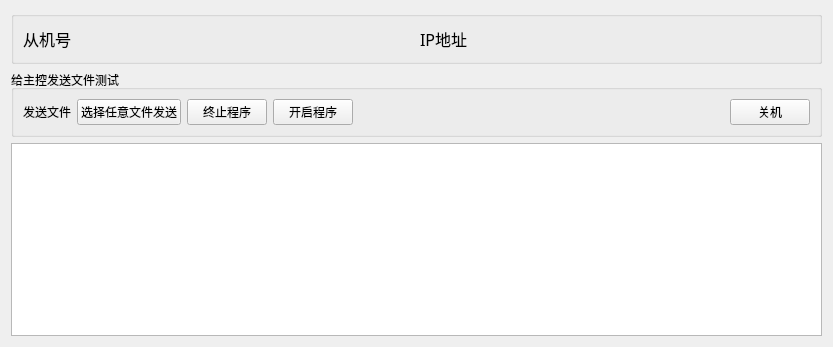
<?xml version="1.0" encoding="UTF-8"?>
<ui version="4.0">
 <class>FormMini</class>
 <widget class="QWidget" name="FormMini">
  <property name="geometry">
   <rect>
    <x>0</x>
    <y>0</y>
    <width>833</width>
    <height>347</height>
   </rect>
  </property>
  <property name="windowTitle">
   <string>铁路隧道建筑限界测量系统-从控控制小程序</string>
  </property>
  <layout class="QVBoxLayout" name="verticalLayout_3">
   <item>
    <widget class="QGroupBox" name="groupBox_4">
     <property name="title">
      <string/>
     </property>
     <layout class="QGridLayout" name="gridLayout_5">
      <item row="0" column="0">
       <widget class="QLabel" name="label_20">
        <property name="font">
         <font>
          <family>微软雅黑</family>
          <pointsize>12</pointsize>
         </font>
        </property>
        <property name="text">
         <string>从机号</string>
        </property>
       </widget>
      </item>
      <item row="0" column="1">
       <widget class="QLabel" name="slaveid">
        <property name="font">
         <font>
          <family>微软雅黑</family>
          <pointsize>14</pointsize>
          <weight>75</weight>
          <bold>true</bold>
         </font>
        </property>
        <property name="text">
         <string/>
        </property>
       </widget>
      </item>
      <item row="0" column="2">
       <widget class="QLabel" name="label_19">
        <property name="font">
         <font>
          <family>微软雅黑</family>
          <pointsize>12</pointsize>
         </font>
        </property>
        <property name="text">
         <string>IP地址</string>
        </property>
       </widget>
      </item>
      <item row="0" column="3">
       <widget class="QLabel" name="ip">
        <property name="font">
         <font>
          <family>微软雅黑</family>
          <pointsize>12</pointsize>
         </font>
        </property>
        <property name="text">
         <string/>
        </property>
       </widget>
      </item>
     </layout>
    </widget>
   </item>
   <item>
    <widget class="QGroupBox" name="groupBox_2">
     <property name="title">
      <string>给主控发送文件测试</string>
     </property>
     <layout class="QVBoxLayout" name="verticalLayout_2">
      <item>
       <layout class="QHBoxLayout" name="horizontalLayout_4">
        <item>
         <widget class="QLabel" name="label_6">
          <property name="text">
           <string>发送文件</string>
          </property>
         </widget>
        </item>
        <item>
         <widget class="QPushButton" name="sendFileButton">
          <property name="text">
           <string>选择任意文件发送</string>
          </property>
         </widget>
        </item>
        <item>
         <widget class="QPushButton" name="terminateSlaveButton">
          <property name="text">
           <string>终止程序</string>
          </property>
         </widget>
        </item>
        <item>
         <widget class="QPushButton" name="restartSlaveButton">
          <property name="text">
           <string>开启程序</string>
          </property>
         </widget>
        </item>
        <item>
         <spacer name="horizontalSpacer_6">
          <property name="orientation">
           <enum>Qt::Horizontal</enum>
          </property>
          <property name="sizeHint" stdset="0">
           <size>
            <width>40</width>
            <height>20</height>
           </size>
          </property>
         </spacer>
        </item>
        <item>
         <widget class="QPushButton" name="shutdownButton">
          <property name="text">
           <string>关机</string>
          </property>
         </widget>
        </item>
       </layout>
      </item>
     </layout>
    </widget>
   </item>
   <item>
    <widget class="QTextBrowser" name="statusArea">
     <property name="maximumSize">
      <size>
       <width>16777215</width>
       <height>300</height>
      </size>
     </property>
    </widget>
   </item>
  </layout>
 </widget>
 <resources/>
 <connections/>
</ui>
